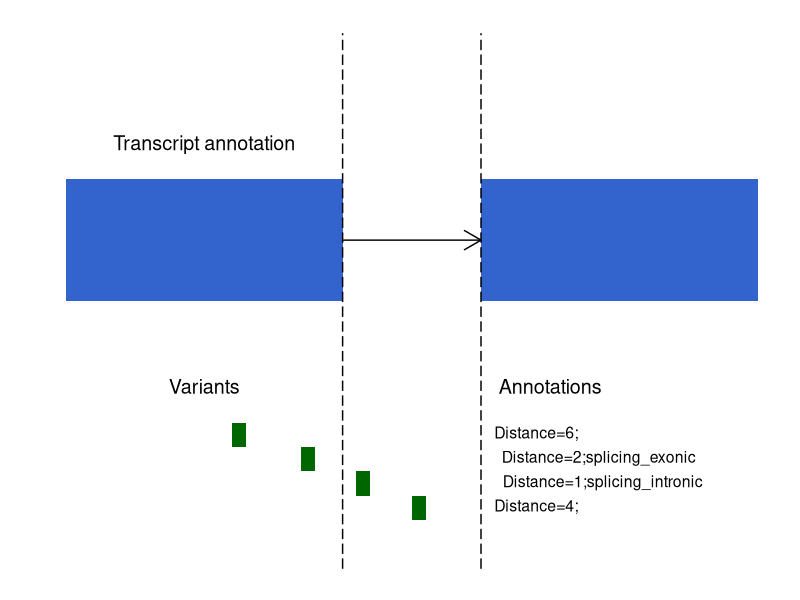
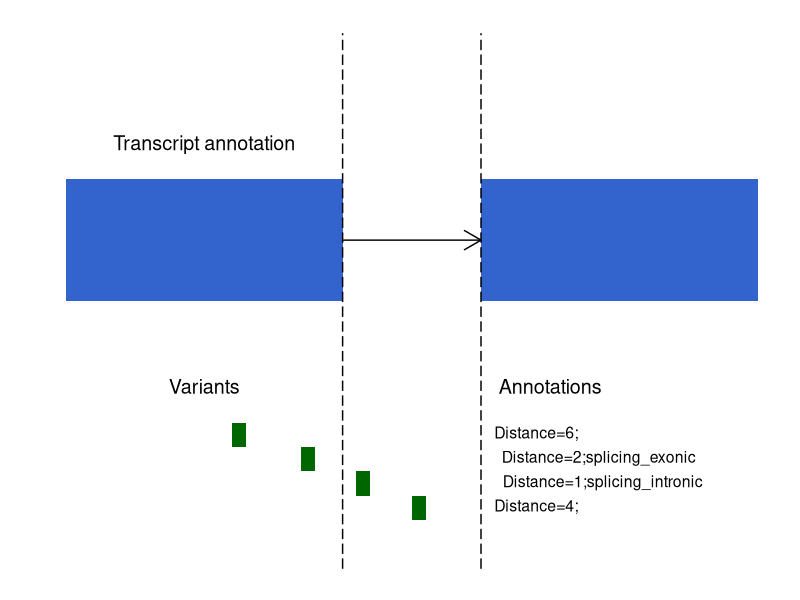
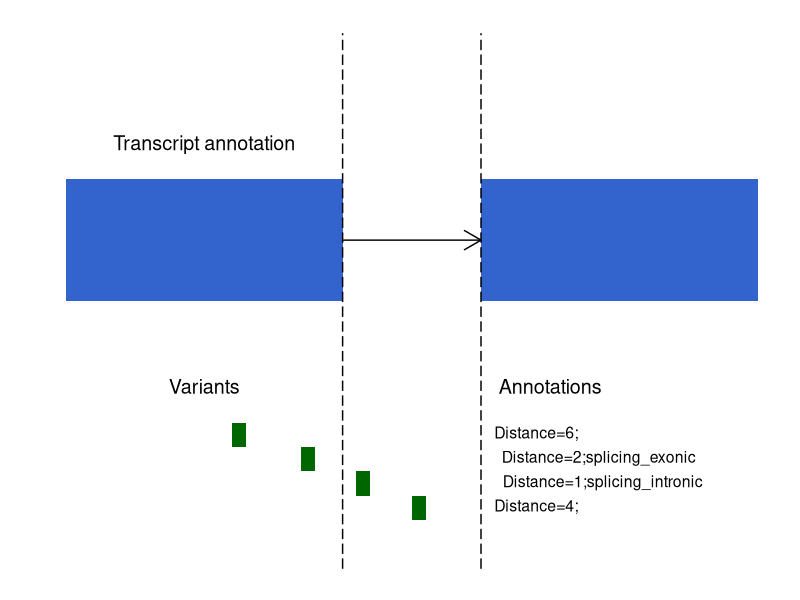

Write the R code that produced these figures, in order.
#! /usr/bin/Rscript

library(ggplot2)
library(grid)

#https://stackoverflow.com/questions/25106508/ggplot2-is-there-an-easy-way-to-wrap-annotation-text
wrapper <- function(x, ...) paste(strwrap(x, ...), collapse = "\n")

#Setup plot skeleton
p <- ggplot() + ylim(30, 50) + theme_classic() + theme(axis.line=element_blank(), axis.text = element_blank()) + xlab("") + ylab("")+ theme(axis.ticks = element_blank()) + scale_x_continuous(breaks=-10:70) + ggtitle("")

#Topmost transcript
p <- p + geom_rect(fill = "#3363CC", aes(xmin = 10, ymin = 40, xmax = 30, ymax = 45)) + geom_rect(fill = "#3363CC", aes(xmin = 40, ymin = 40, xmax = 60, ymax = 45)) + geom_segment(aes(x = 30, y = 42.5, xend = 40, yend = 42.5), arrow = arrow(length = unit(0.5, "cm")))

#Plot variants
p <- p + geom_rect(fill = "#006600", aes(xmin = 22, ymin = 34, xmax = 23, ymax = 35), fill = "red")
p <- p + geom_rect(fill = "#006600", aes(xmin = 27, ymin = 33, xmax = 28, ymax = 34), fill = "red")
p <- p + geom_rect(fill = "#006600", aes(xmin = 31, ymin = 32, xmax = 32, ymax = 33), fill = "red")
p <- p + geom_rect(fill = "#006600", aes(xmin = 35, ymin = 31, xmax = 36, ymax = 32), fill = "red")

#Add labels
p <- p + annotate("text", label = "Transcript annotation", x = 20, xmin = 10, y = 46.5, size = 5)
p <- p + annotate("text", label = "Variants", x = 20, xmin = 10, y = 36.5, size = 5)
p <- p + annotate("text", label = "Annotations", x = 45, xmin = 44, y = 36.5, size = 5)
p <- p + annotate("text", label = "Distance=6;", x = 44, xmin = 44, y = 34.6, size = 4)
p <- p + annotate("text", label = "Distance=2;splicing_exonic", x = 48.5, xmin = 40, y = 33.6, size = 4)
p <- p + annotate("text", label = "Distance=1;splicing_intronic", x = 48.8, xmin = 40, y = 32.6, size = 4)
p <- p + annotate("text", label = "Distance=4;", x = 44, xmin = 44, y = 31.6, size = 4)

#Add lines to make it clear
p <- p + geom_vline(xintercept = 30, linetype = "longdash") + geom_vline(xintercept = 40, linetype = "longdash")

print(p)
ggsave("variant_annotation_examples.png")
ggsave("variant_annotation_examples.pdf")
